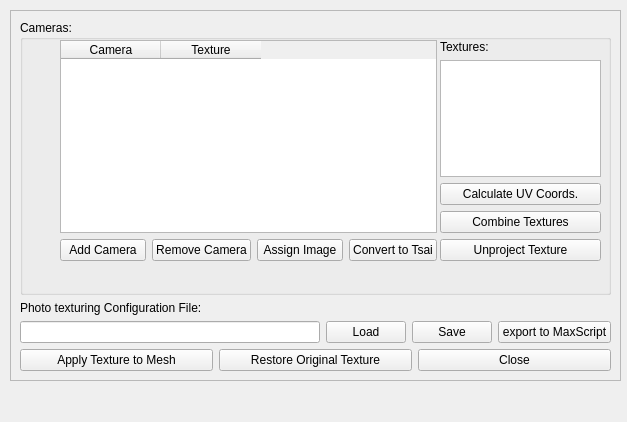
<ui version="4.0" >
 <class>photoTexturingWidget</class>
 <widget class="QWidget" name="photoTexturingWidget" >
  <property name="geometry" >
   <rect>
    <x>0</x>
    <y>0</y>
    <width>627</width>
    <height>422</height>
   </rect>
  </property>
  <property name="windowTitle" >
   <string>Photo Texturing</string>
  </property>
  <widget class="QFrame" name="main_frame" >
   <property name="geometry" >
    <rect>
     <x>10</x>
     <y>10</y>
     <width>611</width>
     <height>371</height>
    </rect>
   </property>
   <property name="frameShape" >
    <enum>QFrame::StyledPanel</enum>
   </property>
   <property name="frameShadow" >
    <enum>QFrame::Raised</enum>
   </property>
   <widget class="QWidget" name="layoutWidget" >
    <property name="geometry" >
     <rect>
      <x>10</x>
      <y>10</y>
      <width>591</width>
      <height>351</height>
     </rect>
    </property>
    <layout class="QVBoxLayout" >
     <item>
      <widget class="QGroupBox" name="groupBox" >
       <property name="sizePolicy" >
        <sizepolicy vsizetype="Expanding" hsizetype="Expanding" >
         <horstretch>0</horstretch>
         <verstretch>0</verstretch>
        </sizepolicy>
       </property>
       <property name="title" >
        <string>Cameras:</string>
       </property>
       <property name="flat" >
        <bool>false</bool>
       </property>
       <property name="checkable" >
        <bool>false</bool>
       </property>
       <widget class="QWidget" name="layoutWidget_2" >
        <property name="geometry" >
         <rect>
          <x>420</x>
          <y>20</y>
          <width>161</width>
          <height>221</height>
         </rect>
        </property>
        <layout class="QVBoxLayout" >
         <property name="spacing" >
          <number>6</number>
         </property>
         <property name="topMargin" >
          <number>0</number>
         </property>
         <item>
          <widget class="QLabel" name="label_2" >
           <property name="text" >
            <string>Textures:</string>
           </property>
          </widget>
         </item>
         <item>
          <widget class="QListWidget" name="textureListWidget" />
         </item>
         <item>
          <widget class="QPushButton" name="calculateTexturesPushButton" >
           <property name="text" >
            <string>Calculate UV Coords.</string>
           </property>
          </widget>
         </item>
         <item>
          <widget class="QPushButton" name="combineTexturesPushButton" >
           <property name="text" >
            <string>Combine Textures</string>
           </property>
          </widget>
         </item>
         <item>
          <widget class="QPushButton" name="unprojectTexturePushButton" >
           <property name="text" >
            <string>Unproject Texture</string>
           </property>
          </widget>
         </item>
        </layout>
       </widget>
       <widget class="QWidget" name="layoutWidget_3" >
        <property name="geometry" >
         <rect>
          <x>40</x>
          <y>20</y>
          <width>377</width>
          <height>221</height>
         </rect>
        </property>
        <layout class="QVBoxLayout" >
         <item>
          <widget class="QTableWidget" name="cameraTableWidget" >
           <property name="sizePolicy" >
            <sizepolicy vsizetype="Expanding" hsizetype="Expanding" >
             <horstretch>0</horstretch>
             <verstretch>0</verstretch>
            </sizepolicy>
           </property>
           <property name="selectionBehavior" >
            <enum>QAbstractItemView::SelectRows</enum>
           </property>
           <property name="columnCount" >
            <number>2</number>
           </property>
           <column>
            <property name="text" >
             <string>Camera</string>
            </property>
           </column>
           <column>
            <property name="text" >
             <string>Texture</string>
            </property>
           </column>
          </widget>
         </item>
         <item>
          <layout class="QHBoxLayout" >
           <property name="spacing" >
            <number>6</number>
           </property>
           <item>
            <widget class="QPushButton" name="addCameraPushButton" >
             <property name="text" >
              <string>Add Camera</string>
             </property>
            </widget>
           </item>
           <item>
            <widget class="QPushButton" name="removeCameraPushButton" >
             <property name="text" >
              <string>Remove Camera</string>
             </property>
            </widget>
           </item>
           <item>
            <widget class="QPushButton" name="assignImagePushButton" >
             <property name="text" >
              <string>Assign Image</string>
             </property>
            </widget>
           </item>
           <item>
            <widget class="QPushButton" name="convertToTsaiCameraPushButton" >
             <property name="text" >
              <string>Convert to Tsai</string>
             </property>
            </widget>
           </item>
          </layout>
         </item>
        </layout>
       </widget>
      </widget>
     </item>
     <item>
      <layout class="QVBoxLayout" >
       <item>
        <widget class="QLabel" name="label" >
         <property name="text" >
          <string>Photo texturing Configuration File:</string>
         </property>
        </widget>
       </item>
       <item>
        <layout class="QHBoxLayout" >
         <item>
          <widget class="QLineEdit" name="calibrationFileLineEdit" />
         </item>
         <item>
          <widget class="QPushButton" name="configurationLoadPushButton" >
           <property name="text" >
            <string>Load</string>
           </property>
          </widget>
         </item>
         <item>
          <widget class="QPushButton" name="configurationSavePushButton" >
           <property name="text" >
            <string>Save</string>
           </property>
          </widget>
         </item>
         <item>
          <widget class="QPushButton" name="exportToMaxScriptPushButton" >
           <property name="text" >
            <string>export to MaxScript</string>
           </property>
          </widget>
         </item>
        </layout>
       </item>
      </layout>
     </item>
     <item>
      <layout class="QHBoxLayout" >
       <item>
        <widget class="QPushButton" name="applyPushButton" >
         <property name="text" >
          <string>Apply Texture to Mesh</string>
         </property>
        </widget>
       </item>
       <item>
        <widget class="QPushButton" name="cancelPushButton" >
         <property name="text" >
          <string>Restore Original Texture</string>
         </property>
        </widget>
       </item>
       <item>
        <widget class="QPushButton" name="closePushButton" >
         <property name="text" >
          <string>Close</string>
         </property>
        </widget>
       </item>
      </layout>
     </item>
    </layout>
   </widget>
  </widget>
 </widget>
 <resources/>
 <connections/>
</ui>
